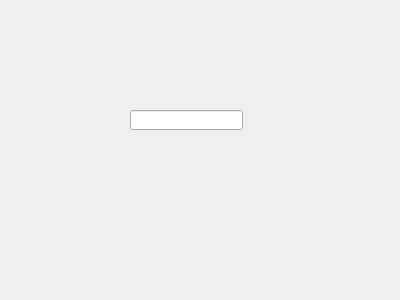
<?xml version="1.0" encoding="UTF-8"?>
<ui version="4.0">
 <class>Widget</class>
 <widget class="QWidget" name="Widget">
  <property name="geometry">
   <rect>
    <x>0</x>
    <y>0</y>
    <width>400</width>
    <height>300</height>
   </rect>
  </property>
  <property name="windowTitle">
   <string>Widget</string>
  </property>
  <widget class="QLineEdit" name="lineEdit">
   <property name="geometry">
    <rect>
     <x>130</x>
     <y>110</y>
     <width>113</width>
     <height>20</height>
    </rect>
   </property>
  </widget>
 </widget>
 <layoutdefault spacing="6" margin="11"/>
 <resources/>
 <connections/>
</ui>
